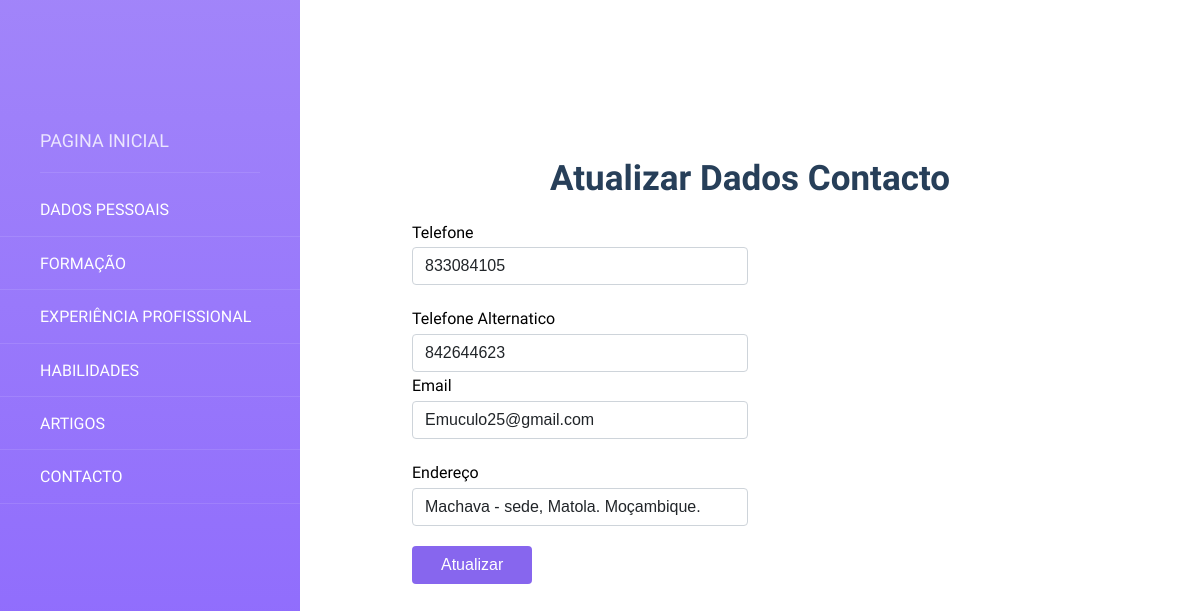
Screenshot of /pages/add_contacto.php with the database file from the repository.
### tables this page shows
CREATE TABLE `contacto` (
  `id` int(11) NOT NULL,
  `email` varchar(100) NOT NULL,
  `telefone` int(25) NOT NULL,
  `telefone_alternativo` int(25) NOT NULL,
  `endereco` varchar(100) NOT NULL
);

### config/DB.php (called while the page is built, shortened)
<?php
try {
    $conection = new PDO ('mysql:host='.HOST.'; dbname='.DATABASE, USER, PASS);
} catch (Exception $e) {
    echo $e->getMessage();
}
function read($sql = '', $input = []) :array {
    global $conection;
    $stmt  = $conection->prepare($sql);
    $stmt->execute($input);
    return $stmt->fetchAll(PDO::FETCH_ASSOC);
}

### pages/add_contacto.php (the view, shortened to what this page needs)
<?php
include_once __DIR__ . "/header.php";
require_once __DIR__ . "/../config/DB.php";
$dados_pessoais = read("SELECT * FROM contacto WHERE id = :id", ['id' => 1]);
?>
<div class="content">
    <h2 class="page-section__title">Atualizar Dados Contacto</h2>
    <form  action="./../config/admin_crud/add_contacto.php" class="mt-3" method="POST" enctype="multipart/form-data">
        <div class="row">
            <div class="form-group col-6">
                <label for="titulo">Telefone</label>
                <input type="tel" name="cel1" class="campo" id="titulo"  value="<?= $dados_pessoais[0]['telefone'] ?>">
            </div>
            <div class="form-group col-6 mt-3">
                <label for="tipo">Telefone Alternatico</label>
                <input type="text" name="cel2" class="campo" id="tipo"  value="<?= $dados_pessoais[0]['telefone_alternativo'] ?>">
            </div>
        </div>
        <div class="row">
            <div class="form-group col-6">
                <label for="data">Email</label>
                <input type="text" name="email" class="campo" id="titulo"  value="<?= $dados_pessoais[0]['email'] ?>">
            </div>
            <div class="form-group col-6 mt-3">
                <label for="tipo">Endereço</label>
                <input type="text" name="end" class="campo" id="tipo"  value="<?= $dados_pessoais[0]['endereco'] ?>" >
            </div>
        </div>
        <button type="submit" class="btn mt-3 form-group">Atualizar</button>
    </form>
</div>
</body>
</html>

### css/styles.css (style rules this page uses)
* { box-sizing: border-box; }
body { font-family: "Roboto", sans-serif; line-height: 1.8; }
html,body { width: 100%; height: 100%; margin: 0px; padding: 0px; overflow-x: hidden; }
h1, h2, h3, h4 { line-height: 1.1; margin-top: 10px; margin-bottom: 10px; }
.row { display: flex; flex-wrap: wrap; }
.page-section__title { font-size: 35px; color: #273f59; text-align: center; font-weight: bold; }
label { display: inline-block; }
.content { width: 100%; margin: 150px 100px; }
.mt-3 { margin-top: 20px !important; }
.col-6 { width: 48%; }
.campo { display: block; width: 100%; padding: 0.375rem 0.75rem; font-size: 1rem; font-weight: 400; line-height: 1.5; color: #212529; background-color: #fff; background-clip: padding-box; border: 1px solid #ced4da; border-radius: 0.25rem; transition: border-color 0.15s ease-in-out, box-shadow 0.15s ease-in-out; }
.form-group { margin: 0 .75rem; }
.btn { display: inline-block; font-weight: 400; line-height: 1.5; color: #ffffff; text-align: center; text-decoration: none; vertical-align: middle; cursor: pointer; background-color: rgba(102, 59, 233, 0.779); border: 1px solid transparent; padding: 0.375rem 1.75rem; font-size: 1rem; border-radius: 0.25rem; transition: color 0.15s ease-in-out, background-color 0.15s ease-in-out, border-color 0.15s ease-in-out, box-shadow 0.15s ease-in-out; }

### rows the page displays
contacto: cel1 "833084105", cel2 "842644623", email "Emuculo25@gmail.com", end "Machava - sede, Matola. Moçambique."
